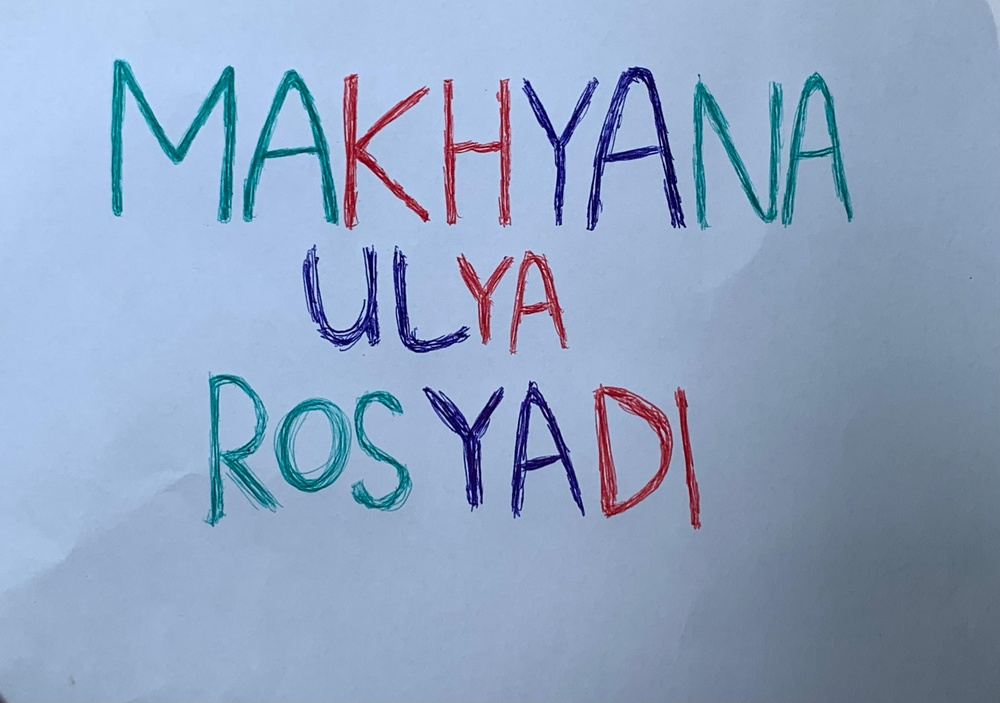
#> input picture bahan2.jpg, 1000 x 703 px, shrunk from 3790 x 2665 before the run
$ jupyter execute UTS_202231061.ipynb
#> lines starting #> are read from the running program, lines starting #| are printed output that depends on the picture; after the words box and inside, x2 and y2 are one past the last pixel; in counts of white or black regions, pixels touching at a corner belong together
[cell 1]
import cv2
import matplotlib.pyplot as plt
import numpy as np

[cell 2]
image = cv2.imread('bahan2.jpg')
#> image is the input picture: shape (703, 1000, 3); mean B, G, R 194.1, 164.3, 143.2

alpha = 1.5
beta = 50
contrast_image = cv2.convertScaleAbs(image, alpha = alpha, beta=beta)
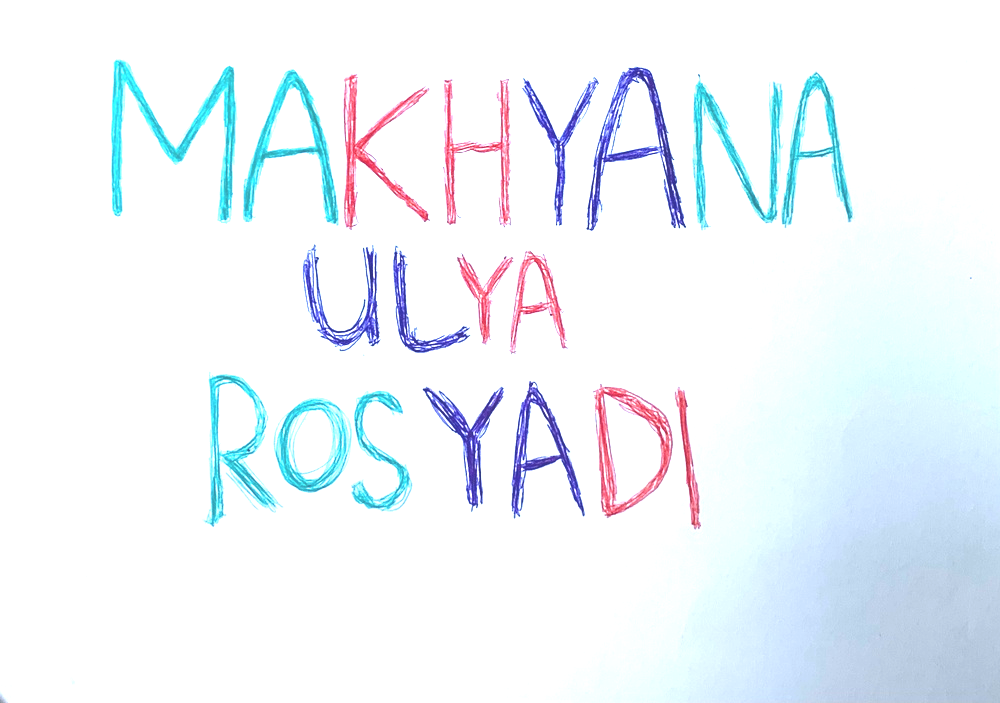
#> contrast_image: shape (703, 1000, 3); mean B, G, R 250.5, 245.2, 238.8

image_rgb = cv2.cvtColor(image, cv2.COLOR_BGR2RGB)
R, G, B = cv2.split(image_rgb)
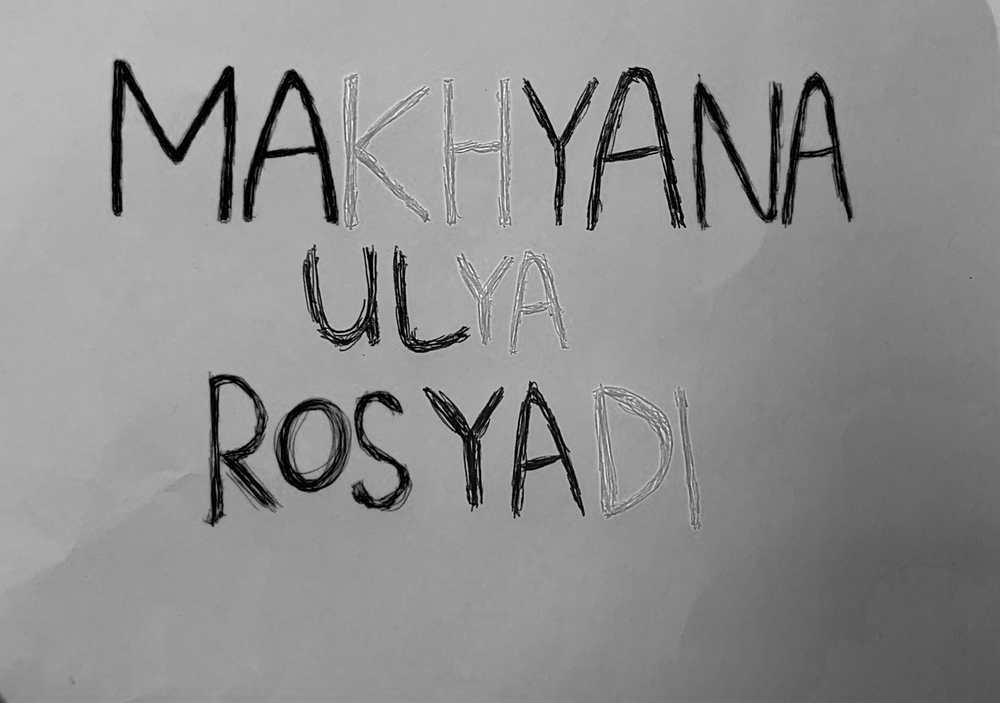
#> R: shape (703, 1000); min 0, max 255, mean 143.2
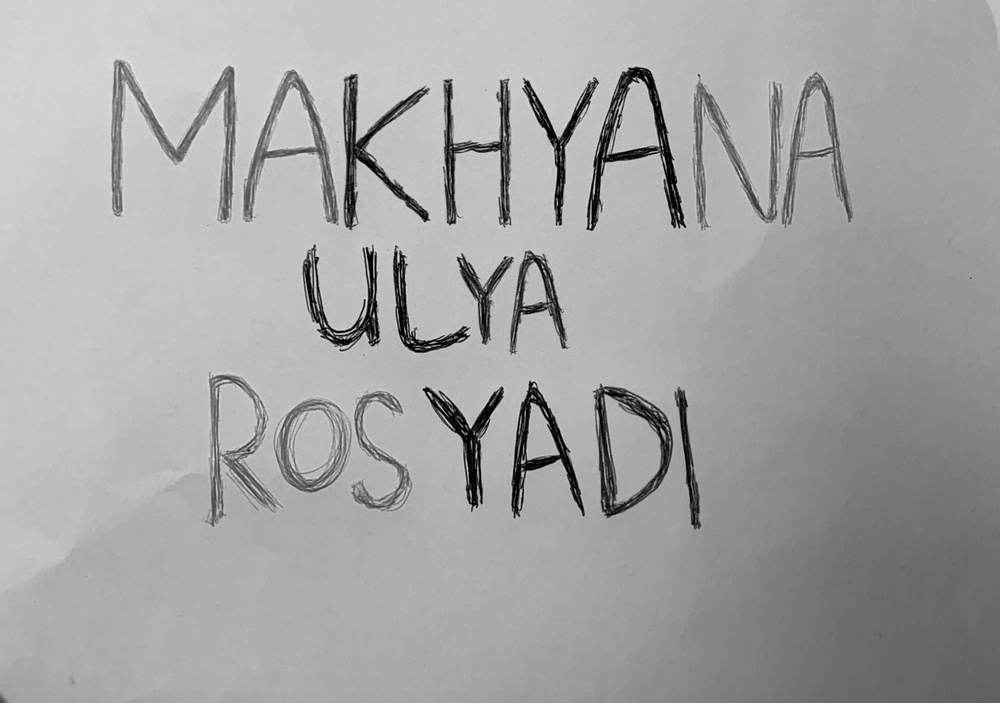
#> G: shape (703, 1000); min 0, max 237, mean 164.3
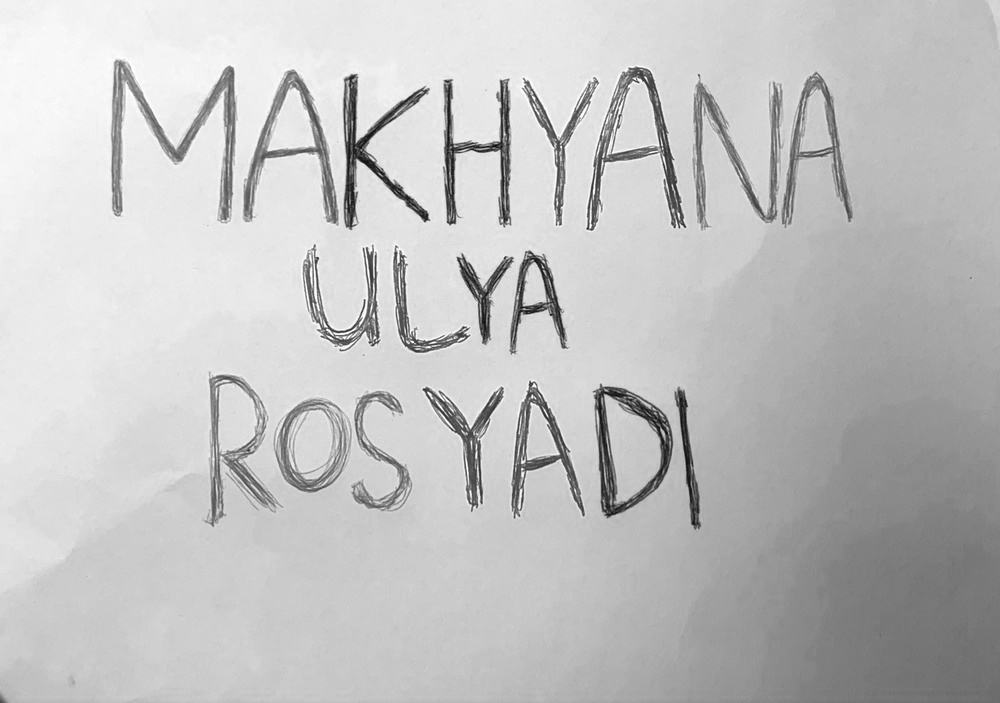
#> B: shape (703, 1000); min 12, max 255, mean 194.1

images = [contrast_image, R, G, B]
titles = ['Citra Kontras', 'Citra biru', 'Citra Hijau', 'Citra Merah']
for i in range(4) :
    plt.subplot(2, 4, i+1), plt.imshow(images[i], 'gray')
    plt.title(titles[i])
    plt.xticks([]), plt.yticks([])

color = ('b', 'g', 'r')
for i, col in enumerate(color):
    plt.subplot(2, 4, i+5)
    histr = cv2.calcHist([image],[i],None,[256],[0,256])
    plt.plot(histr,color = col)
    plt.xlim([0,256])
    plt.title('Histogram ' + col.upper())

plt.show()
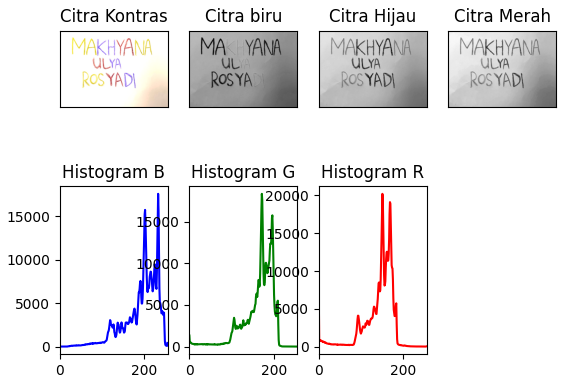
#> figure drawn by matplotlib, 7 panels; B, G, R data is drawn as R, G, B; panel 5: curve peaks at x = 233, y = 17549; panel 6: curve peaks at x = 172, y = 18361; panel 7: curve peaks at x = 151, y = 20220

[cell 3]
# Membaca citra
img = cv2.imread('Bahan2.jpg')

# Mengubah citra ke ruang warna RGB
img_rgb = cv2.cvtColor(img, cv2.COLOR_BGR2RGB)

# Membagi citra menjadi channel warna R, G, dan B
r, g, b = cv2.split(img_rgb)

# Membuat list untuk menyimpan citra threshold
thresh_images = []
titles = ['Red-Green-Blue', 'Blue', 'None', 'Red-Blue']

# Melakukan thresholding untuk setiap kondisi
for i, channel in enumerate([img, b, r-b, r-g-b]):
    # Menghitung histogram
    hist = cv2.calcHist([channel], [0], None, [256], [0,256])

    # Mencari nilai ambang batas
    thresholds = []
    for i in range(1, 255):
        if hist[i-1] < hist[i] and hist[i+1] < hist[i]:
            thresholds.append(i)

    # Mengurutkan nilai ambang batas
    thresholds.sort()
#> this loop made 4 passes

  # Calculate the threshold values for each color channel
ret, b_thresh = cv2.threshold(b, 127, 255, cv2.THRESH_BINARY)
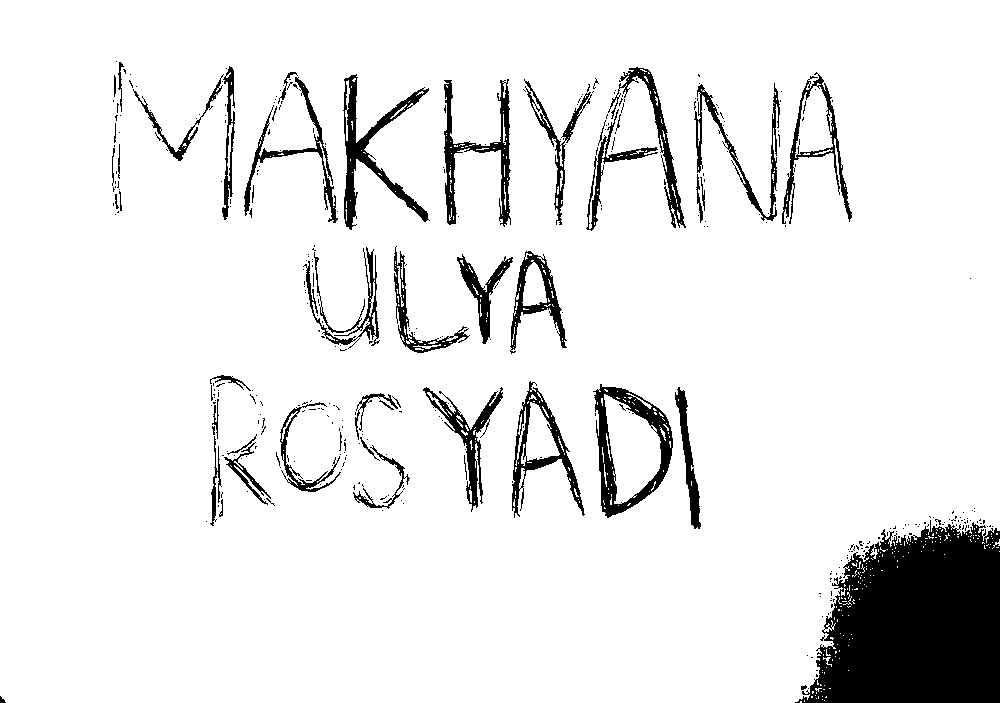
#> b_thresh: shape (703, 1000); 91.3% white; 391 black regions (343 under 20 px), largest, box (x1, y1, x2, y2) and area: (795, 520, 1000, 703) 27692, (593, 384, 673, 518) 3297, (343, 74, 430, 230) 2915
ret, g_thresh = cv2.threshold(g, 127, 255, cv2.THRESH_BINARY)
#> g_thresh: shape (703, 1000); 85.5% white; 323 black regions (292 under 20 px), largest, box (x1, y1, x2, y2) and area: (708, 426, 1000, 703) 56690, (586, 67, 686, 231) 4007, (593, 384, 673, 519) 3678
ret, r_thresh = cv2.threshold(r, 127, 255, cv2.THRESH_BINARY)
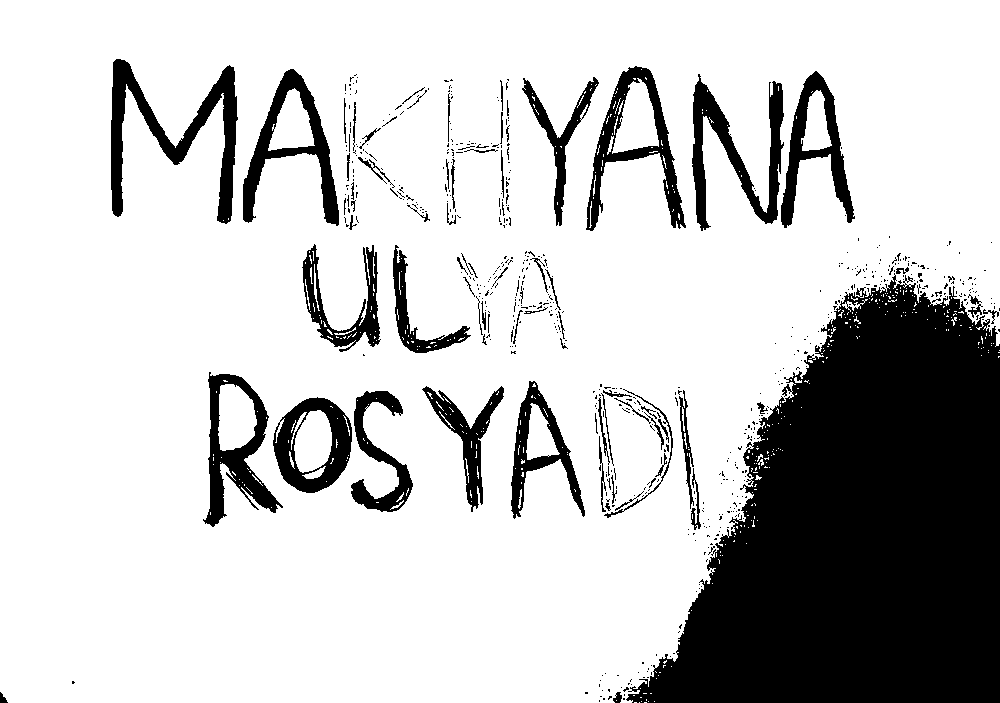
#> r_thresh: shape (703, 1000); 77.9% white; 629 black regions (552 under 20 px), largest, box (x1, y1, x2, y2) and area: (626, 273, 1000, 703) 104367, (111, 59, 238, 224) 5909, (692, 74, 784, 231) 4582

# Display the thresholded images
plt.figure(figsize=(12, 6))
plt.subplot(131)
plt.imshow(b_thresh, cmap='gray')
plt.title('Thresholded Blue Channel')
plt.subplot(132)
plt.imshow(g_thresh, cmap='gray')
plt.title('Thresholded Green Channel')
plt.subplot(133)
plt.imshow(r_thresh, cmap='gray')
plt.title('Thresholded Red Channel')
plt.show()
